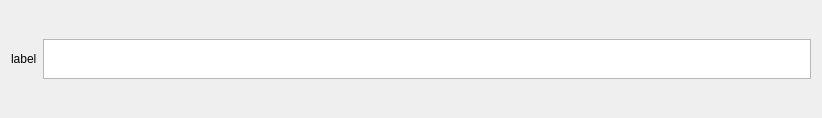
<?xml version="1.0" encoding="UTF-8"?>
<ui version="4.0">
 <class>Form</class>
 <widget class="QWidget" name="Form">
  <property name="geometry">
   <rect>
    <x>0</x>
    <y>0</y>
    <width>822</width>
    <height>118</height>
   </rect>
  </property>
  <property name="windowTitle">
   <string>Form</string>
  </property>
  <layout class="QHBoxLayout" name="horizontalLayout">
   <item>
    <widget class="QLabel" name="label">
     <property name="text">
      <string>label</string>
     </property>
    </widget>
   </item>
   <item>
    <widget class="QTextEdit" name="value">
     <property name="maximumSize">
      <size>
       <width>16777215</width>
       <height>40</height>
      </size>
     </property>
     <property name="acceptDrops">
      <bool>false</bool>
     </property>
     <property name="readOnly">
      <bool>false</bool>
     </property>
    </widget>
   </item>
  </layout>
 </widget>
 <resources/>
 <connections/>
</ui>
